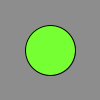
Frame 1 (no input)
Frame 60 (the mouse pressed at the canvas centre just before this capture): identical to frame 1, image omitted
Frame 120 (the mouse held since frame 60 and released just before this capture): identical to frame 1, image omitted

The Processing sketch that drew this single still picture (run headless with seeded random() and noise(); from frame 60 on, the mouse is pressed at the canvas centre):

// Processing sketch: L9_1d
// ── L9_1d.pde
Circle circle = new Circle();

void setup() {
  colorMode(HSB, 360, 100, 100);
  float hue = 100;
  fill(hue, 80, 100);
}

void draw() {
  background(200);
 
  circle.display();
}

class Circle {
 
  float x = 50;
  float y = 50;
  
  float s = 50;
  
  void display() {
    ellipse(x, y, s, s);
  }
}
